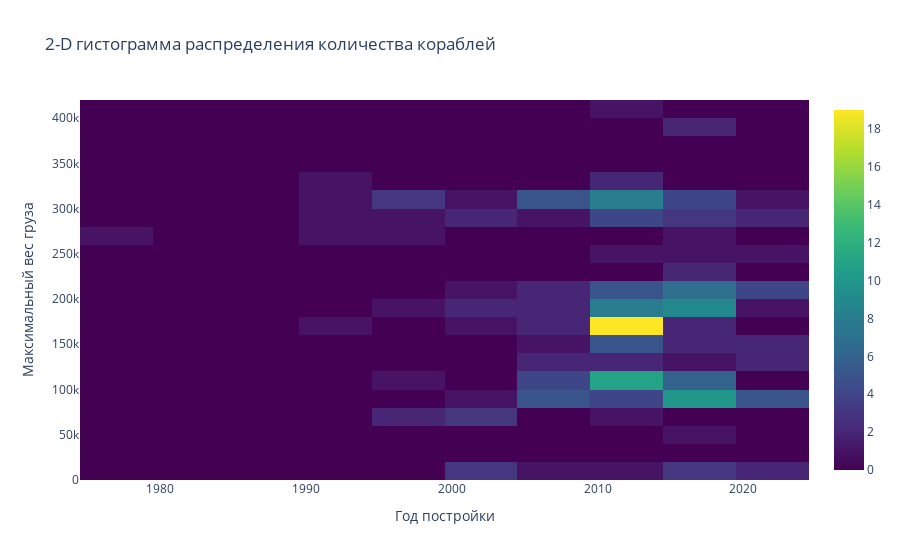

This figure's notebook cell:
### Code cell
import plotly.graph_objects as go


fig = go.Figure(go.Histogram2d(
        x=df['built_year'],
        y=df['dwt'],
        colorscale="Viridis",
        nbinsy=20
    ))
fig.update_layout(
    title="2-D гистограмма распределения количества кораблей",
    yaxis_title="Максимальный вес груза",
    xaxis_title="Год постройки"
)
fig.show()

### Figure 1 — Plotly figure (JSON) as saved in the notebook; plotly's stock layout.template omitted (floating-point values rounded to 4 significant figures; data arrays with more than 128 entries replaced by an {"elided": "..."} marker saying what was removed)
{"data": [{"colorscale": [[0, "#440154"], [0.1111, "#482878"], [0.2222, "#3e4989"], [0.3333, "#31688e"], [0.4444, "#26828e"], [0.5556, "#1f9e89"], [0.6667, "#35b779"], [0.7778, "#6ece58"], [0.8889, "#b5de2b"], [1, "#fde725"]], "nbinsy": 20, "type": "histogram2d", "x": {"elided": "200 int values"}, "y": {"elided": "200 int values"}}], "layout": {"autosize": true, "title": {"text": "2-D гистограмма распределения количества кораблей"}, "xaxis": {"autorange": true, "range": [1974.0, 2024.0], "title": {"text": "Год постройки"}, "type": "linear"}, "yaxis": {"autorange": true, "range": [-0.5, 420000.0], "title": {"text": "Максимальный вес груза"}, "type": "linear"}}}
